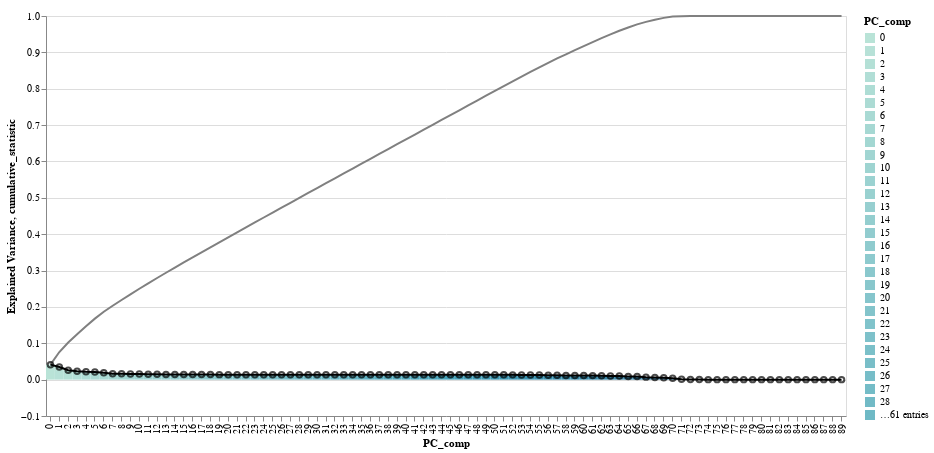

The notebook cell saved with this chart:
### Code cell
dashboard_secondary = (rect+ chart + scree.mark_line()+scree.mark_point())
dashboard_secondary

### Figure 1 — Vega-Lite specification as saved in the notebook (floating-point values rounded to 4 significant figures)
{"config": {"view": {"continuousWidth": 400, "continuousHeight": 300}}, "layer": [{"mark": {"type": "rect", "size": 90}, "encoding": {"color": {"condition": {"field": "PC_comp", "scale": {"scheme": "tealblues"}, "type": "nominal", "selection": "selector012"}, "value": "lightgray"}, "opacity": {"condition": {"value": 1.0, "selection": "selector012"}, "value": 0.5}, "tooltip": [{"field": "Explained Variance", "type": "quantitative"}, {"field": "PC_comp", "type": "nominal"}], "x": {"field": "PC_comp", "type": "nominal"}, "y": {"field": "Explained Variance", "type": "quantitative"}}, "selection": {"selector012": {"type": "single", "fields": ["PC_comp"], "bind": {"input": "select", "options": [0, 1, 2, 3, 4, 5, 6, 7, 8, 9, 10, 11, 12, 13], "name": "PC_comp"}}}, "width": 800}, {"layer": [{"mark": {"type": "line", "color": "gray"}, "encoding": {"x": {"field": "PC_comp", "type": "nominal"}, "y": {"field": "cumulative_statistic", "type": "quantitative"}}, "transform": [{"window": [{"op": "sum", "field": "Explained Variance", "as": "cumulative_statistic"}]}], "width": 600}, {"mark": "point", "encoding": {"opacity": {"value": 0}, "x": {"field": "PC_comp", "type": "nominal"}}, "selection": {"selector011": {"type": "single", "nearest": true, "on": "mouseover", "fields": ["PC_comp"], "empty": "none"}}}, {"mark": "point", "encoding": {"opacity": {"condition": {"value": 1, "selection": "selector011"}, "value": 0}, "x": {"field": "PC_comp", "type": "nominal"}, "y": {"field": "cumulative_statistic", "type": "quantitative"}}, "transform": [{"window": [{"op": "sum", "field": "Explained Variance", "as": "cumulative_statistic"}]}], "width": 600}, {"mark": {"type": "rule", "color": "black"}, "encoding": {"x": {"field": "PC_comp", "type": "nominal"}}, "transform": [{"filter": {"selection": "selector011"}}]}, {"mark": {"type": "text", "align": "left", "dx": 5, "dy": -5}, "encoding": {"text": {"condition": {"field": "cumulative_statistic", "type": "quantitative", "selection": "selector011"}, "value": " "}, "x": {"field": "PC_comp", "type": "nominal"}, "y": {"field": "cumulative_statistic", "type": "quantitative"}}, "transform": [{"window": [{"op": "sum", "field": "Explained Variance", "as": "cumulative_statistic"}]}], "width": 600}], "height": 400, "width": 800}, {"mark": "line", "encoding": {"color": {"value": "black"}, "x": {"field": "PC_comp", "type": "nominal"}, "y": {"field": "Explained Variance", "type": "quantitative"}}, "width": 800}, {"mark": "point", "encoding": {"color": {"value": "black"}, "x": {"field": "PC_comp", "type": "nominal"}, "y": {"field": "Explained Variance", "type": "quantitative"}}, "width": 800}], "data": {"name": "data-1ae10b3bf7e39d3991959e116b0d271b"}, "$schema": "https://vega.github.io/schema/vega-lite/v4.17.0.json", "datasets": {"data-1ae10b3bf7e39d3991959e116b0d271b": [{"Explained Variance": 0.04123, "PC_comp": 0}, {"Explained Variance": 0.03472, "PC_comp": 1}, {"Explained Variance": 0.02601, "PC_comp": 2}, {"Explained Variance": 0.02292, "PC_comp": 3}, {"Explained Variance": 0.02163, "PC_comp": 4}, {"Explained Variance": 0.02122, "PC_comp": 5}, {"Explained Variance": 0.01886, "PC_comp": 6}, {"Explained Variance": 0.01648, "PC_comp": 7}, {"Explained Variance": 0.0159, "PC_comp": 8}, {"Explained Variance": 0.01559, "PC_comp": 9}, {"Explained Variance": 0.01539, "PC_comp": 10}, {"Explained Variance": 0.01499, "PC_comp": 11}, {"Explained Variance": 0.01456, "PC_comp": 12}, {"Explained Variance": 0.0144, "PC_comp": 13}, {"Explained Variance": 0.0143, "PC_comp": 14}, {"Explained Variance": 0.01413, "PC_comp": 15}, {"Explained Variance": 0.014, "PC_comp": 16}, {"Explained Variance": 0.01387, "PC_comp": 17}, {"Explained Variance": 0.01383, "PC_comp": 18}, {"Explained Variance": 0.01375, "PC_comp": 19}, {"Explained Variance": 0.01367, "PC_comp": 20}, {"Explained Variance": 0.01365, "PC_comp": 21}, {"Explained Variance": 0.01362, "PC_comp": 22}, {"Explained Variance": 0.01358, "PC_comp": 23}, {"Explained Variance": 0.01356, "PC_comp": 24}, {"Explained Variance": 0.01354, "PC_comp": 25}, {"Explained Variance": 0.01351, "PC_comp": 26}, {"Explained Variance": 0.0135, "PC_comp": 27}, {"Explained Variance": 0.01348, "PC_comp": 28}, {"Explained Variance": 0.01346, "PC_comp": 29}, {"Explained Variance": 0.01344, "PC_comp": 30}, {"Explained Variance": 0.01344, "PC_comp": 31}, {"Explained Variance": 0.01341, "PC_comp": 32}, {"Explained Variance": 0.0134, "PC_comp": 33}, {"Explained Variance": 0.0134, "PC_comp": 34}, {"Explained Variance": 0.01338, "PC_comp": 35}, {"Explained Variance": 0.01338, "PC_comp": 36}, {"Explained Variance": 0.01337, "PC_comp": 37}, {"Explained Variance": 0.01337, "PC_comp": 38}, {"Explained Variance": 0.01337, "PC_comp": 39}, {"Explained Variance": 0.01336, "PC_comp": 40}, {"Explained Variance": 0.01336, "PC_comp": 41}, {"Explained Variance": 0.01335, "PC_comp": 42}, {"Explained Variance": 0.01335, "PC_comp": 43}, {"Explained Variance": 0.01335, "PC_comp": 44}, {"Explained Variance": 0.01334, "PC_comp": 45}, {"Explained Variance": 0.01334, "PC_comp": 46}, {"Explained Variance": 0.01333, "PC_comp": 47}, {"Explained Variance": 0.01333, "PC_comp": 48}, {"Explained Variance": 0.0133, "PC_comp": 49}, {"Explained Variance": 0.01327, "PC_comp": 50}, {"Explained Variance": 0.01321, "PC_comp": 51}, {"Explained Variance": 0.01312, "PC_comp": 52}, {"Explained Variance": 0.01294, "PC_comp": 53}, {"Explained Variance": 0.01281, "PC_comp": 54}, {"Explained Variance": 0.01273, "PC_comp": 55}, {"Explained Variance": 0.01233, "PC_comp": 56}, {"Explained Variance": 0.0121, "PC_comp": 57}, {"Explained Variance": 0.01147, "PC_comp": 58}, {"Explained Variance": 0.01132, "PC_comp": 59}, {"Explained Variance": 0.01123, "PC_comp": 60}, {"Explained Variance": 0.01104, "PC_comp": 61}, {"Explained Variance": 0.01095, "PC_comp": 62}, {"Explained Variance": 0.01027, "PC_comp": 63}, {"Explained Variance": 0.01004, "PC_comp": 64}, {"Explained Variance": 0.008905, "PC_comp": 65}, {"Explained Variance": 0.008394, "PC_comp": 66}, {"Explained Variance": 0.0069, "PC_comp": 67}, {"Explained Variance": 0.006123, "PC_comp": 68}, {"Explained Variance": 0.004942, "PC_comp": 69}, {"Explained Variance": 0.003631, "PC_comp": 70}, {"Explained Variance": 0.0007837, "PC_comp": 71}, {"Explained Variance": 0.0004555, "PC_comp": 72}, {"Explained Variance": 0.0002865, "PC_comp": 73}, {"Explained Variance": 1.279e-05, "PC_comp": 74}, {"Explained Variance": 1.105e-17, "PC_comp": 75}, {"Explained Variance": 1.084e-17, "PC_comp": 76}, {"Explained Variance": 5.062e-18, "PC_comp": 77}, {"Explained Variance": 4.562e-18, "PC_comp": 78}, {"Explained Variance": 3.085e-18, "PC_comp": 79}, {"Explained Variance": 2.175e-18, "PC_comp": 80}, {"Explained Variance": 6.789e-19, "PC_comp": 81}, {"Explained Variance": 0.0, "PC_comp": 82}, {"Explained Variance": -1.26e-19, "PC_comp": 83}, {"Explained Variance": -3.723e-19, "PC_comp": 84}, {"Explained Variance": -2.518e-18, "PC_comp": 85}, {"Explained Variance": -3.383e-18, "PC_comp": 86}, {"Explained Variance": -4.752e-18, "PC_comp": 87}, {"Explained Variance": -8.156e-18, "PC_comp": 88}, {"Explained Variance": -8.9e-18, "PC_comp": 89}]}}
